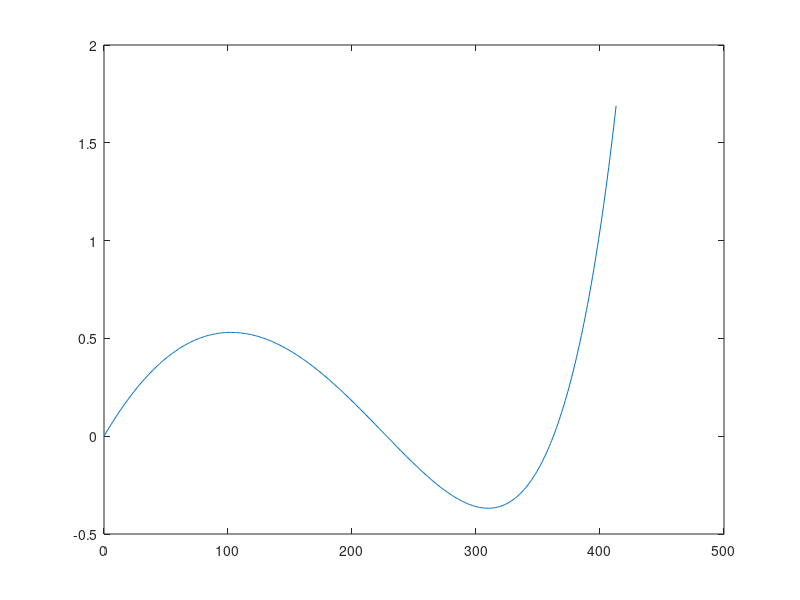

This chart was generated by the following MATLAB code: (Note: this script raises an error after producing the figure.)
%% General Physics Model
% Water van der waals constants - JL Notation
a = 1708.95;
b = 590.357;
R = 8.314 / (1.8e-2);

%% Thermal Control Bar
theta_critical = 8 * a * b / (27 * R);
theta = 0.8 * theta_critical;

%% Fit Curve
rho = 0:1:(0.7 * b);
p = ((R * b * rho * theta) ./ (b - rho)) - (a * (rho .* rho));
p = p ./ (a * b * b / 27);
plot(rho, p);

%% Find density for vapor and liquid.
search_range = 0:0.001:0.5;
area_delta = [];
last_delta = 100;
search_end = false;
for y = search_range
    root_aux = p - y;
    vapor_dens = find_next_root(root_aux, 0, length(root_aux));
    middle_dens = find_next_root(root_aux, vapor_dens, length(root_aux));
    liquid_dens = find_next_root(root_aux, middle_dens, length(root_aux));
    if (~search_end)
        fprintf('Searching %f, Vid = %d, Mid = %d, Lid = %d, Total = %d\n', y, ...
            vapor_dens, middle_dens, liquid_dens, length(root_aux));
    end

    upper_area = trapz(rho(vapor_dens:middle_dens), root_aux(vapor_dens:middle_dens));
    lower_area = - trapz(rho(middle_dens:liquid_dens), root_aux(middle_dens:liquid_dens));
    this_delta = upper_area - lower_area;
    if (this_delta * last_delta <= 0)
        fprintf('Search End: y = %f, Vapor dens = %f, Liquid dens = %f\n', ...
            y, rho(vapor_dens), rho(liquid_dens));
        search_end = true;
    end
    last_delta = this_delta;
    area_delta = [area_delta; upper_area - lower_area];
end
figure;
plot(search_range, area_delta);

theta
